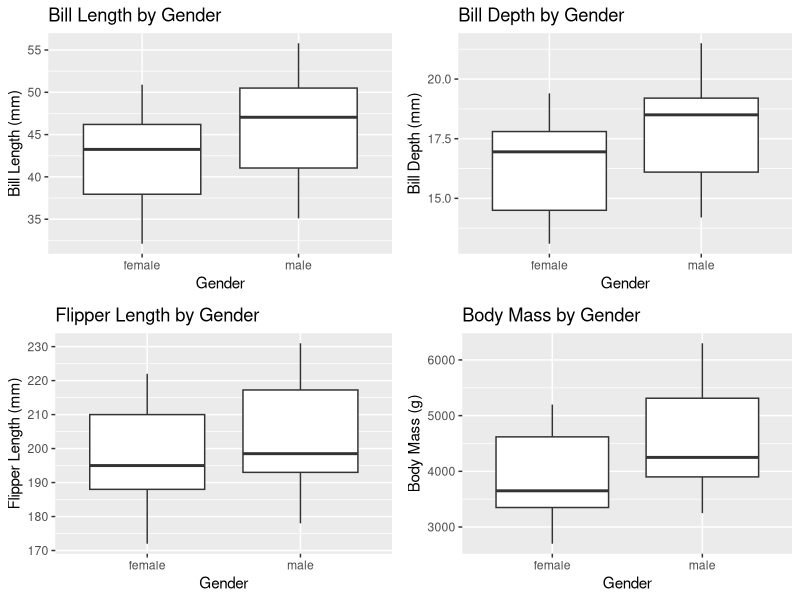
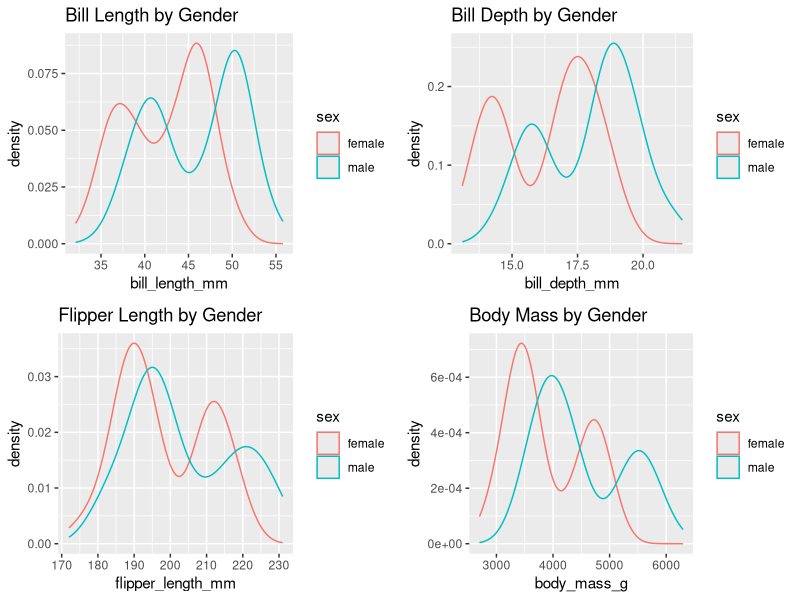

Here is the R script that generated these plots, in order:
## ---- chunk 1
library(tidyverse)
library(gridExtra)
## ---- chunk 2
library(palmerpenguins)
Data<-penguins
##remove penguins with gender missing
Data<-Data[complete.cases(Data[ , 7]),-c(2,8)]
##80-20 split
set.seed(1)
sample<-sample.int(nrow(Data), floor(.80*nrow(Data)), replace = F)
train<-Data[sample, ]
test<-Data[-sample, ]
## ---- chunk 3
bp1<-ggplot(train, aes(x=sex, y=bill_length_mm))+
  geom_boxplot()+
  labs(x="Gender", y="Bill Length (mm)", title="Bill Length by Gender")
bp2<-ggplot(train, aes(x=sex, y=bill_depth_mm))+
  geom_boxplot()+
  labs(x="Gender", y="Bill Depth (mm)", title="Bill Depth by Gender")
bp3<-ggplot(train, aes(x=sex, y=flipper_length_mm))+
  geom_boxplot()+
  labs(x="Gender", y="Flipper Length (mm)", title="Flipper Length by Gender")
bp4<-ggplot(train, aes(x=sex, y=body_mass_g))+
  geom_boxplot()+
  labs(x="Gender", y="Body Mass (g)", title="Body Mass by Gender")
grid.arrange(bp1, bp2, bp3, bp4, ncol = 2, nrow = 2)
## ---- chunk 4
dp1<-ggplot2::ggplot(train,aes(x=bill_length_mm, color=sex))+
  geom_density()+
  labs(title="Bill Length by Gender")
dp2<-ggplot2::ggplot(train,aes(x=bill_depth_mm, color=sex))+
  geom_density()+
  labs(title="Bill Depth by Gender")
dp3<-ggplot2::ggplot(train,aes(x=flipper_length_mm, color=sex))+
  geom_density()+
  labs(title="Flipper Length by Gender")
dp4<-ggplot2::ggplot(train,aes(x=body_mass_g, color=sex))+
  geom_density()+
  labs(title="Body Mass by Gender")
gridExtra::grid.arrange(dp1, dp2, dp3, dp4, ncol = 2, nrow = 2)
## ---- chunk 5
result<-glm(sex~bill_length_mm+bill_depth_mm+flipper_length_mm+body_mass_g,family=binomial,data=train)
summary(result)
## ---- chunk 6
result.reduced<-glm(sex~bill_length_mm+bill_depth_mm+body_mass_g,family=binomial,data=train)
summary(result.reduced)
## ---- chunk 7
contrasts(train$sex)
## ---- chunk 8
##make prediction for log odds
newdata<-data.frame(bill_length_mm=49, bill_depth_mm=15, flipper_length_mm=220, body_mass_g=5700)
predict(result.reduced,newdata)
## ---- chunk 9
##convert to odds
odds<-exp(predict(result.reduced,newdata))
odds
## ---- chunk 10
##convert odds to probability
prob<-odds/(1+odds)
prob
## ---- chunk 11
deltaG2<-result.reduced$null.deviance-result.reduced$deviance
deltaG2
## ---- chunk 12
#p-value for chi squared dist.
1-pchisq(deltaG2,4)
## ---- chunk 13
#p-value
2*(1-pnorm(abs(0.8317)))
## ---- chunk 14
#Get Z multiplier
qnorm(1-(0.05/2))
## ---- chunk 15
1-pchisq(8.11,2)
